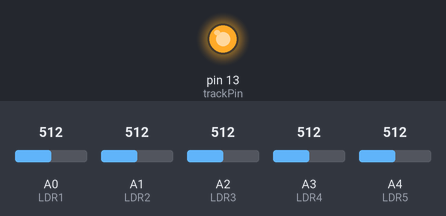
Bench run of a sketch on a simulated Arduino Uno, built with avr-gcc and run on an emulated ATmega328P. Shown: output pins drawn as LEDs (lit = HIGH). The test bench sets the inputs (shaded band); at power-on: A1 (LDR2) = 512, A0 (LDR1) = 512, A2 (LDR3) = 512, A3 (LDR4) = 512, A4 (LDR5) = 512. What the sketch prints to the serial monitor is not drawn.

Above: at 1.2 s.
1.3 s: A1 (LDR2) set to 43
4.3 s: A1 (LDR2) set to 38
Timing chart, 0 to 7.3 s (numbered marks = the images above; inputs shaded):
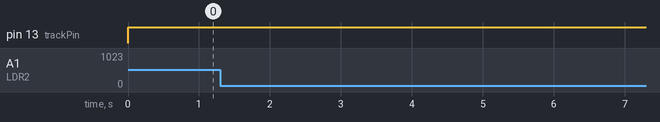

The sketch:

arduinocode.ino
```cpp
const int trackPin = 13; // GPIO pin connected to the MOSFET that controls the track's power.

// GPIO pins connected to the LDRs mounted to the track.
const int LDR1 = A0;
const int LDR2 = A1;
const int LDR3 = A2;
const int LDR4 = A3;
const int LDR5 = A4;

// Initialise raw LDR output variables.
int LDR1Value = 0;
int LDR2Value = 0;
int LDR3Value = 0;
int LDR4Value = 0;
int LDR5Value = 0;

// Initialise LDR map conversion variables.
int LDR1Map= 0;
int LDR2Map = 0;
int LDR3Map = 0;
int LDR4Map = 0;
int LDR5Map = 0;

// Start the car at a speed of 325, and the lap count at 0.
int speed = 200;
int autolapcount = 0;
int manlapcount = 0;
int prevautolapcount = 0;
int prevmanlapcount = 0;

void setup() {
  // The following line may not be needed, but is being kept until we're sure.
  Serial.begin(9600);
}

void loop() {
  LDR1Value = analogRead(LDR1);
  LDR2Value = analogRead(LDR2);
  LDR3Value = analogRead(LDR3);
  LDR4Value = analogRead(LDR4);
  LDR5Value = analogRead(LDR5);

  LDR1Map = map(LDR1Value, 0, 1023, 0, 255);
  LDR2Map = map(LDR2Value, 0, 1023, 0, 255);
  LDR3Map = map(LDR3Value, 0, 1023, 0, 255);
  LDR4Map = map(LDR4Value, 0, 1023, 0, 255);
  LDR5Map = map(LDR5Value, 0, 1023, 0, 255);

  prevmanlapcount = manlapcount;
  prevautolapcount = autolapcount;

  if (LDR1Map < 10) { // If a car covers LDR1
    speed = 175;
    analogWrite(trackPin, speed); // This writes the speed to the GPIO pin connected to the MOSFET on the breadboard. This regulates power to the track.
    delay(250);
    speed = 200;
    analogWrite(trackPin, speed); // This writes the speed to the GPIO pin connected to the MOSFET on the breadboard. This regulates power to the track.


  } else if (LDR2Map < 10){ // If a car covers LDR2
    speed = 225;
    analogWrite(trackPin, speed); // This writes the speed to the GPIO pin connected to the MOSFET on the breadboard. This regulates power to the track.
    delay(100);
    speed = 150;
    analogWrite(trackPin, speed); // This writes the speed to the GPIO pin connected to the MOSFET on the breadboard. This regulates power to the track.

  } else if (LDR3Map < 10) { // If a car covers LDR3
    speed = 175;
    analogWrite(trackPin, speed); // This writes the speed to the GPIO pin connected to the MOSFET on the breadboard. This regulates power to the track.
    delay(500);
    speed = 225;
    analogWrite(trackPin, speed); // This writes the speed to the GPIO pin connected to the MOSFET on the breadboard. This regulates power to the track.
    delay(500);
    speed = 200;
    analogWrite(trackPin, speed); // This writes the speed to the GPIO pin connected to the MOSFET on the breadboard. This regulates power to the track.

  } else if (LDR4Map < 10) { // If a car covers LDR4
    speed = 225;
    analogWrite(trackPin, speed); // This writes the speed to the GPIO pin connected to the MOSFET on the breadboard. This regulates power to the track.
    delay(250);
    speed = 175;
    analogWrite(trackPin, speed); // This writes the speed to the GPIO pin connected to the MOSFET on the breadboard. This regulates power to the track.

    autolapcount++; // LDR4 is next to the start line on the automatic track, so as it is covered, the lap count will be incremented by 1.
  } else if (LDR5Map < 10) { // If a car covers LDR5
    manlapcount++; // LDR5 is next to the start line on the manual track. If it is covered, the manual lap count will be incremented by 1.
  }
  analogWrite(trackPin, speed); // This writes the speed to the GPIO pin connected to the MOSFET on the breadboard. This regulates power to the track.

// OLD SERIAL OUTPUT COMMANDS - DO NOT UNCOMMENT!
// IF THIS IS UNCOMMENTED, THE LDRs WILL NOT BE READ FAST ENOUGH TO TAKE EFFECT.
/*
  Serial.println("   ");

  Serial.print("LDR1 Value: ");
  Serial.print(LDR1Value);
  Serial.print("\t Map ");
  Serial.print(LDR1Map);
  Serial.print("\t Speed: ");
  Serial.println(speed);

  Serial.print("LDR2 Value: ");
  Serial.print(LDR2Value);
  Serial.print("\t Map ");
  Serial.print(LDR2Map);
  Serial.print("\t Speed: ");
  Serial.println(speed);

  Serial.print("LDR3 Value: ");
  Serial.print(LDR3Value);
  Serial.print("\t Map ");
  Serial.print(LDR3Map);
  Serial.print("\t Speed: ");
  Serial.println(speed);

  Serial.print("LDR4 Value: ");
  Serial.print(LDR4Value);
  Serial.print("\t Map ");
  Serial.print(LDR4Map);
  Serial.print("\t Speed: ");
  Serial.println(speed);
*/

  Serial.print("Computer: ");
  Serial.println(autolapcount);
  Serial.print("Human: ");
  Serial.println(manlapcount);

  delay(10); // Read the LDR values as fast as possible, as often as possible.
}
```

Measured:
- after the input at 1.3 s, every drawn part: stays the same
- after the input at 4.3 s, every drawn part: stays the same
